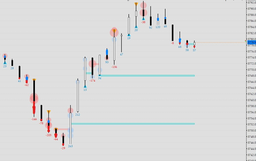
#> input picture quantower-orderflow-indicator/research/corven_m5_2026-11-18/corven-m5-2026-11-18.png, 256 x 161 px, shrunk from 1159 x 731 before the run
$ python extract_circles.py
#> lines starting #> are read from the running program, lines starting #| are printed output that depends on the picture; after the words box and inside, x2 and y2 are one past the last pixel; in counts of white or black regions, pixels touching at a corner belong together
"""Fit big translucent circles per bar from the CORVEN image. Circle centre x = bar centre (22+33k)."""
from PIL import Image
import numpy as np, json
from scipy.ndimage import binary_dilation
from pathlib import Path
HERE=Path(__file__).resolve().parent
im=np.array(Image.open(HERE/'corven-m5-2026-11-18.png').convert('RGB')).astype(float)
H,W,_=im.shape
#> H = 161; W = 256
price=lambda y:3792.8228-0.0723329*y
r,g,b=im[...,0],im[...,1],im[...,2]
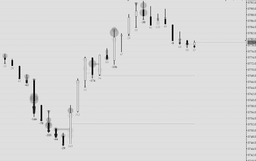
#> g: shape (161, 256) float64; min 0, max 241, mean 218.8
mx=im.max(-1); mn=im.min(-1)
# invalid: dark, white, strongly saturated (dots/triangles/text), grid? keep grid (faint)
inval=(mx<170)|(mn>240)|((mx-mn)>75)
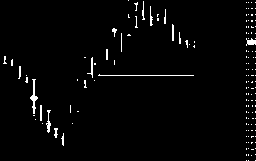
#> inval: shape (161, 256) bool; 2.3% white in thin lines or dots
inval=binary_dilation(inval,iterations=2)
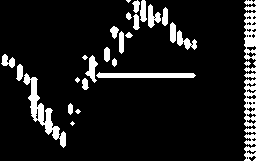
#> inval: shape (161, 256) bool; 10.3% white; 37 white regions (7 under 20 px), largest, box (x1, y1, x2, y2) and area: (23, 73, 66, 148) 780, (96, 72, 196, 78) 489, (244, 12, 256, 60) 410
qp=np.clip(r-g,0,None); qb=np.clip(b-r,0,None)
#> after `qb = np.clip(b - r, 0, None)`:
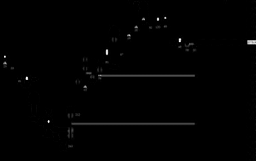
#> qb: shape (161, 256) float64; min 0, max 255, mean 1.7
Q={'pink':qp,'lblue':qb}
Q1={'pink':44.0,'lblue':25.0}
A=0.30
def fit(col,k,maxn=3):
    xc=22+33*k; x0=max(0,xc-30); x1=min(W,xc+31)
    q=Q[col][:,x0:x1]; v=~inval[:,x0:x1]
    # smooth q lightly
    from scipy.ndimage import uniform_filter
    q=uniform_filter(q,3)
    ys=np.where(((q>0.5*Q1[col])&v).sum(1)>=3)[0]
    if len(ys)==0: return []
    ylo,yhi=max(0,ys.min()-12),min(H,ys.max()+12)
    qq=q[ylo:yhi]; vv=v[ylo:yhi]
    yy,xx=np.mgrid[ylo:yhi,x0:x1]
    circles=[]; cover=np.zeros(qq.shape)  # number of circles
    def pred(cs):
        n=np.zeros(qq.shape)
        for cy,rr in cs: n+=((xx-xc)**2+(yy-cy)**2<=rr*rr)
        return Q1[col]*(1-(1-A)**n)/A  # q at n=1 -> Q1*(1)... normalised below
    def pred2(cs):
        n=np.zeros(qq.shape)
        for cy,rr in cs: n+=((xx-xc)**2+(yy-cy)**2<=rr*rr)
        return Q1[col]*(1-(1-A)**n)/A
    def sse(cs): return (((qq-pred2(cs))**2)*vv).sum()
    cur=sse([]);
    for _ in range(maxn):
        best=None
        for cy in np.arange(ylo,yhi,1.0):
            for rr in range(7,28):
                s=sse(circles+[(cy,rr)])
                if best is None or s<best[0]: best=(s,cy,rr)
        if best[0] < cur*0.93 and cur-best[0]>Q1[col]**2*25:
            circles.append((best[1],best[2])); cur=best[0]
        else: break
    return circles
if __name__=='__main__':
    out=[]
    for k in range(27):
        for col in ('pink','lblue'):
            for cy,rr in fit(col,k):
                out.append((k,col,cy,rr)); print(k,f"{12+(15+5*k)//60}:{(15+5*k)%60:02d}",col,f"cy={cy:.0f} r={rr} price={price(cy):.2f}")
#> this loop made 27 passes
#> pass 1, in fit, `v = ~inval[:, x0:x1]`:
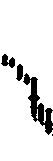
#> v: shape (161, 53) bool; 90.4% white; 4 black regions (1 under 20 px), largest, box (x1, y1, x2, y2) and area: (23, 73, 53, 135) 616, (1, 54, 15, 68) 115, (16, 64, 23, 81) 89
#> pass 1, in fit, `q=uniform_filter(q,3)`:
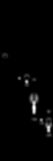
#> q: shape (161, 53) float64; min -1.91e-14, max 163, mean 2.6; drawn with min black and max white
#> pass 1, in fit, `qq = q[ylo:yhi]`:
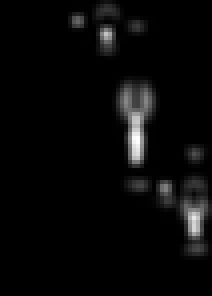
#> qq: shape (74, 53) float64 (shown 4 times larger); min -1.91e-14, max 163, mean 5.5; drawn with min black and max white
    json.dump(out,open(HERE/'circles_fit.json','w'))

$ run again, with quantower-orderflow-indicator/research/corven_m5_2026-11-18/user-m5-2026-11-18.png copied over quantower-orderflow-indicator/research/corven_m5_2026-11-18/corven-m5-2026-11-18.png
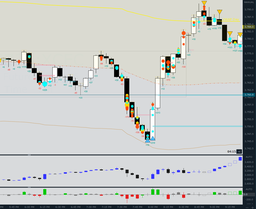
#> input picture quantower-orderflow-indicator/research/corven_m5_2026-11-18/user-m5-2026-11-18.png, 256 x 209 px, shrunk from 1095 x 893 before the run
#> `inval=(mx<170)|(mn>240)|((mx-mn)>75)`:
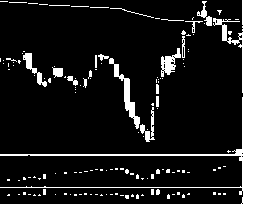
#> inval: shape (209, 256) bool; 14.1% white; 144 white regions (124 under 20 px), largest, box (x1, y1, x2, y2) and area: (0, 0, 256, 209) 5142, (109, 58, 140, 129) 448, (161, 48, 181, 77) 262
#> the loop `for k in range(27):` made 27 passes
#> pass 1, in fit (call 2), `q = Q[col][:, x0:x1]`:
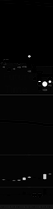
#> q: shape (209, 53) float64; min 0, max 255, mean 4.7
